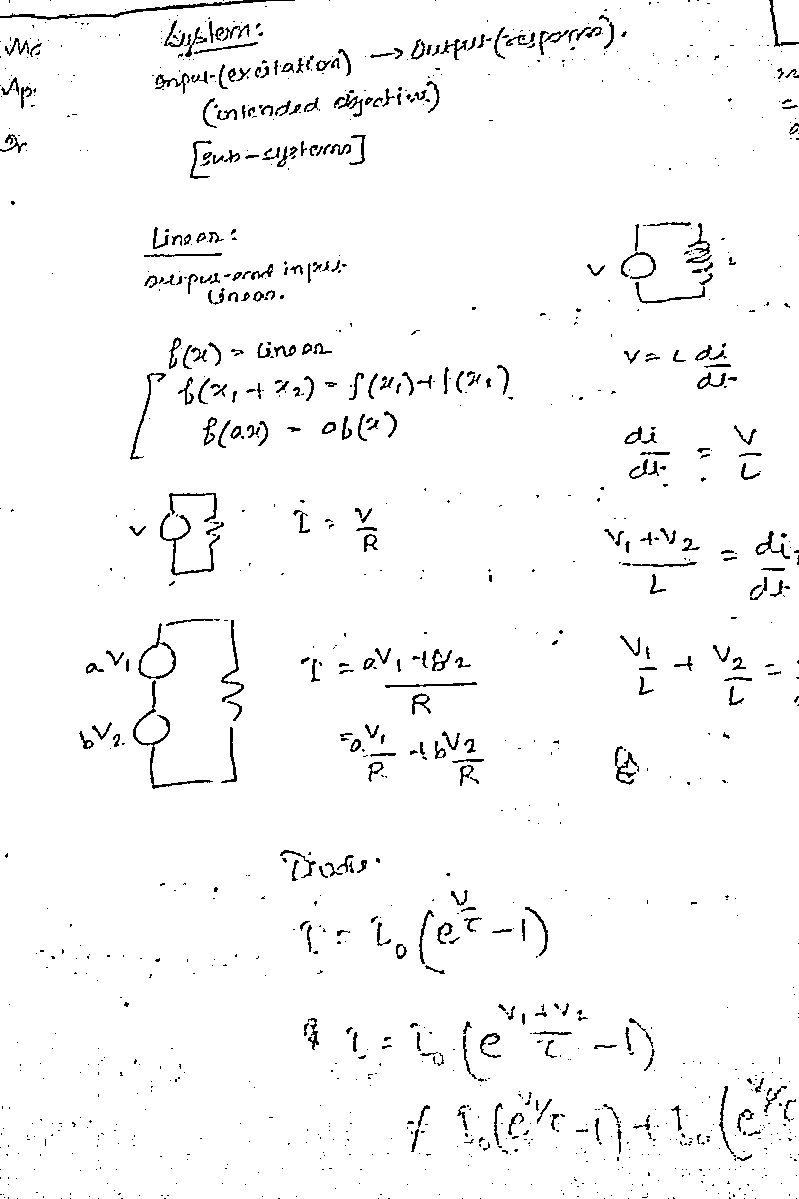
#> input picture Text Detection V1/test.jpg, 799 x 1199 px
$ python Detect.py   (older library calls are emulated)
#> lines starting #> are read from the running program, lines starting #| are printed output that depends on the picture; after the words box and inside, x2 and y2 are one past the last pixel; in counts of white or black regions, pixels touching at a corner belong together
#> further down, img is the input picture: shape (1199, 799, 3); min 0, max 255, mean 247.5
### Text Detection V1/TD.py
import numpy as np
import cv2
import edged

def text_detect(img,ele_size=(8,3)): #choose the restructuring element size as 8X3
#> called with ele_size = (8, 3)
    if len(img.shape)==3:
        img = cv2.cvtColor(img,cv2.COLOR_BGR2GRAY)# convert to grayscale if in RGB
#> img: shape (1199, 799)
    img_edged = cv2.Sobel(img,cv2.CV_8U,1,0)
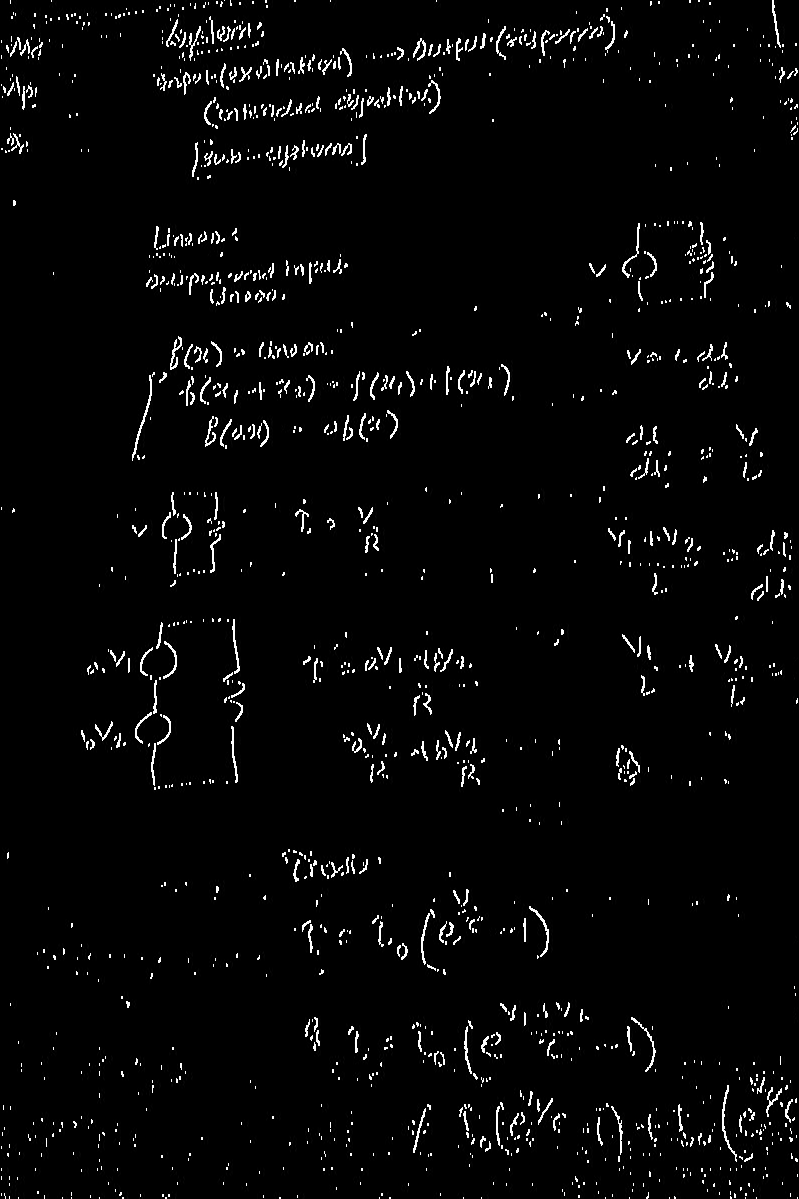
#> img_edged: shape (1199, 799); min 0, max 255, mean 7
    img_threshold = cv2.threshold(img_edged,0,255,cv2.THRESH_OTSU+cv2.THRESH_BINARY)
    element = cv2.getStructuringElement(cv2.MORPH_RECT,ele_size)
    img_threshold = cv2.morphologyEx(img_threshold[1],cv2.MORPH_CLOSE,element)
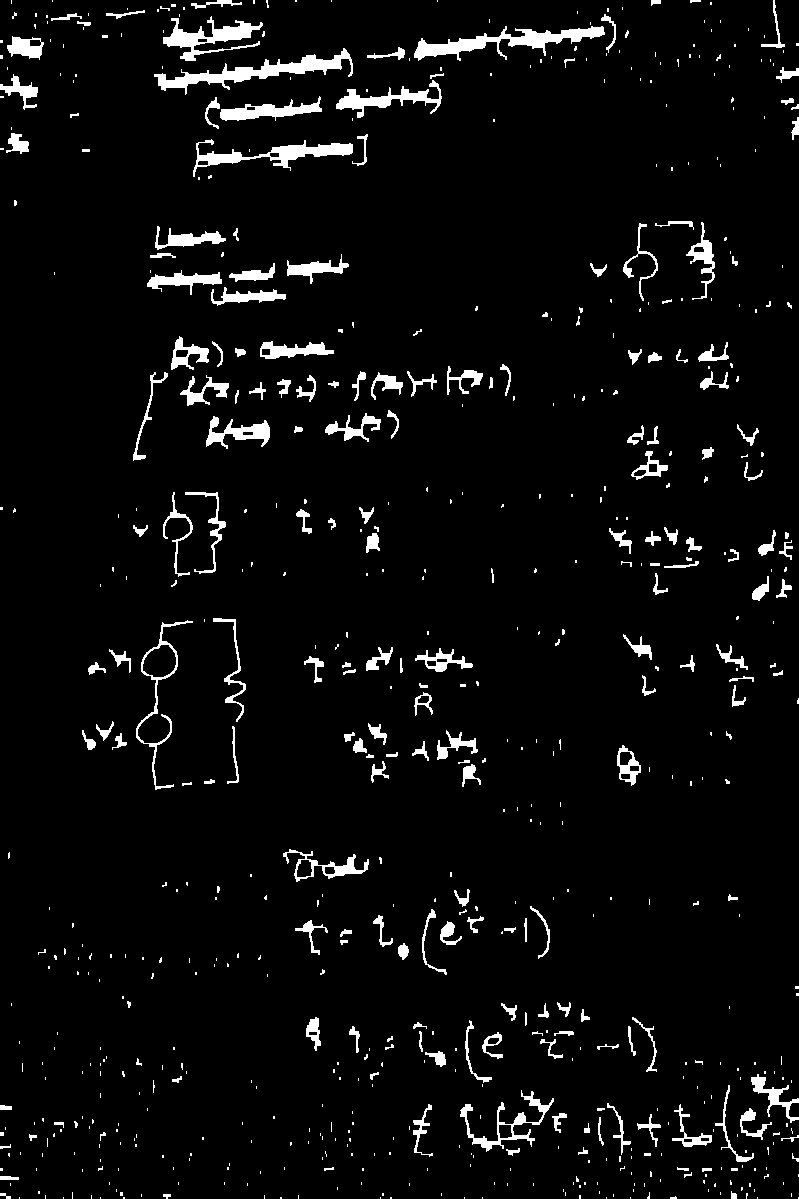
#> img_threshold: shape (1199, 799); 4.6% white; 678 white regions (474 under 20 px)
    contours = cv2.findContours(img_threshold,0,1)
#> contours = 678 contours, 521 with area under 20; largest, box (x1, y1, x2, y2) and area: (154, 48, 353, 95) 1984, (414, 26, 605, 61) 1942, (193, 139, 353, 177) 1494, (136, 620, 193, 790) 1370, (163, 16, 263, 61) 1356
#> (the run stopped early here; a loop or call above may not have finished)
